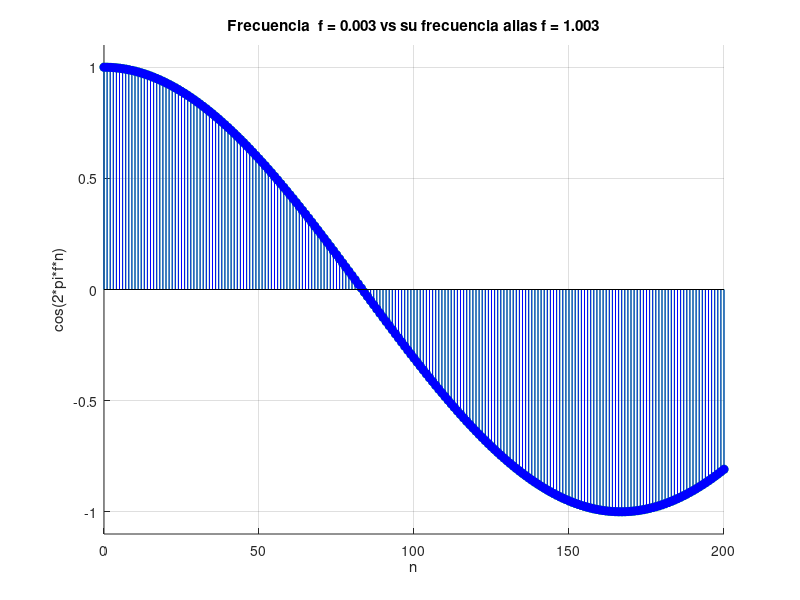
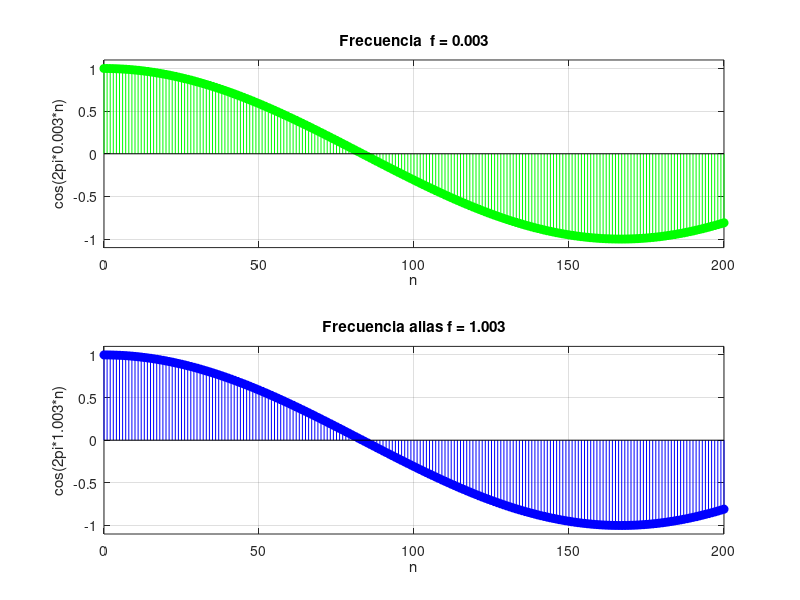

MATLAB code to generate these figures, in order:
% Ejercicio 4

n = 0:1:200; % Muestras.

% Frecuencias.
f1 = 0.003;
f2 = f1 + 1; %Primera frecuencia alias de la fundamental f1

% Gr�ficas en mismo eje.

figure(1);  % Crea Figura 1.
grid; % Cuadr�cula.
axis([0,200,-1.1,1.1]);
title("Frecuencia  f = 0.003 vs su frecuencia alias f = 1.003")
xlabel('n');
ylabel('cos(2*pi*f*n)');
hold on; % A�ade cambios sin borrar.

stem(n, cos(2*pi*f1*n), 'g','filled'); % Grafica con frecuencia 1.
stem(n, cos(2*pi*f2*n), 'b','filled'); % Grafica con frecuencia 2.

hold off;


figure(2);  % Crea Figura 2.

subplot(2,1,1); % Eje 1.
stem(n, cos(2*pi*f1*n), 'g','filled'); % Grafica con frecuencia 1.
grid; % Cuadr�cula.
axis([0,200,-1.1,1.1]);
title("Frecuencia  f = 0.003")
xlabel('n');
ylabel('cos(2pi*0.003*n)');

subplot(2,1,2); % Eje 2.
stem(n, cos(2*pi*f2*n), 'b','filled'); % Grafica con frecuencia 2.
grid; % Cuadr�cula.
axis([0,200,-1.1,1.1]);
title("Frecuencia alias f = 1.003")
xlabel('n');
ylabel('cos(2pi*1.003*n)');